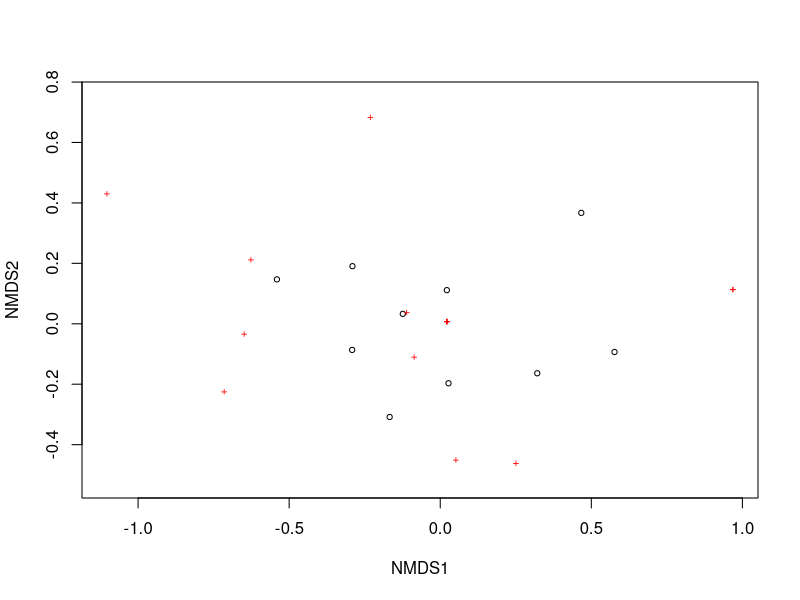
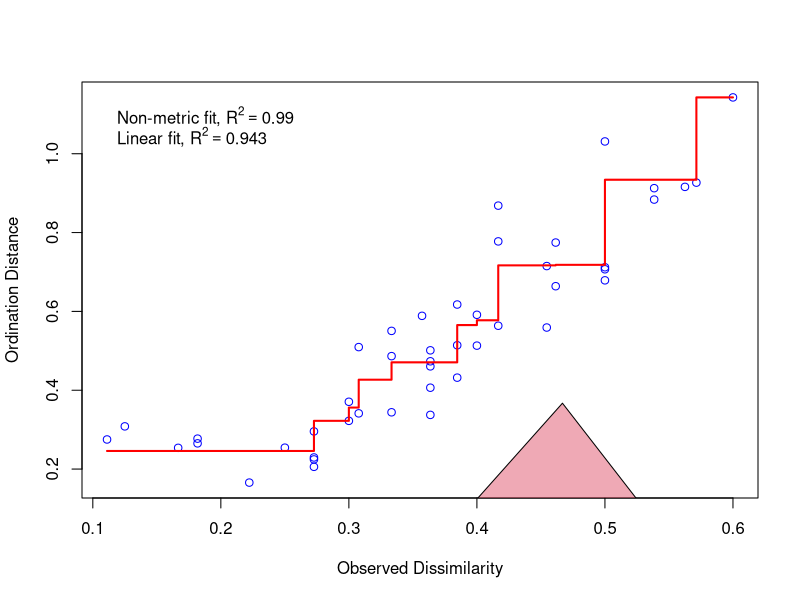

Here is the R script that generated these plots, in order: (Note: this script raises an error after producing the figures.)
# Dissertation NMDS Analysis
# Carla Leone
# 5th March, 2024

## Load the dataset and packages ----
install.packages("tidyverse")
install.packages("vegan")
library(tidyverse)
library(vegan)
library(readxl)

meta_richness <- read_excel("data/meta_richness.xlsx", 
                            sheet = "big_sheet (3)")
View(meta_richness)
meta_richness$habitat<- as.factor(meta_richness$habitat)

## NMDS Full Presence----
max_richness <- read_excel("data/phonic_richness.xlsx", 
                                       sheet = "full_presence (2)")
View(max_richness)
max_richness<- subset(max_richness, select = -c(knock))

max_richness<- max_richness %>%
  column_to_rownames(var = "site") # make site the name of the rows


### Make separate for habitats
habitats <- read_excel("data/meta_richness.xlsx", 
                         sheet = "habitats")
View(habitats)
habitats$habitat<- as.factor(habitats$habitat)


### Distance matrix calculation
sound_dist<- vegdist(max_richness, method="jaccard", binary= TRUE)
sound_dist

### NMDS
richness_nmds<- metaMDS(max_richness, #the community data
                    distance = "jaccard", # Using bray-curtis distance
                    try = 300)
richness_nmds
#stress = 0.099
#distance = jaccard
plot(richness_nmds)
stressplot(richness_nmds)

### Plots
ordihull(richness_nmds, # the nmds we created
         groups= habitats$habitat, #calling the groups from the mpa data frame we made
         draw = "polygon", # drawing polygons
         col = 1:3, # shading the polygons
         label = FALSE #removing labels from the polygons
) 

### permanova
#permanova
dist_full_richness<- vegdist(max_richness, method="jaccard")
perm_full_richness <- adonis2(dist_full_richness ~ habitat, data = habitats)

summary(perm_full_richness)
perm_full_richness
#significant p = 0.017
?pairwise.adonis()
?adonis2()
pairwise.adonis(dist_full_richness,habitats$habitat)

### SIMPER
basic_simper<- simper(max_richness,
                      distance= "jaccard",#our community data set
                      permutations = 999) # permutations to run

summary(basic_simper , ordered = TRUE) #summary is the total contrast.

habitat_simper<- simper(max_richness, 
                         habitats$habitat,
                        distance= "jaccard",
                         permutations = 999)
?simper()
summary(habitat_simper)
habitat_simper

### permatfull on pres/abs
x1<- permatfull(max_richness, strata = habitats$habitat)
summary(x1)
plot(x1)


## NMDS Full Relative Abundance ----
max_relative_abundance <- read_excel("data/phonic_richness.xlsx", 
                           sheet = "full_relative_abundance (2)")
View(max_relative_abundance)
max_relative_abundance<- subset(max_relative_abundance, select = -c(knock))

max_relative_abundance<- max_relative_abundance %>%
  column_to_rownames(var = "site") # make site the name of the rows


## Make separate for habitats
habitats <- read_excel("data/meta_richness.xlsx", 
                       sheet = "habitats")
View(habitats)
habitats$habitat<- as.factor(habitats$habitat)
habitats<- subset(habitats, select = -c(boats,wind, animals))
habitats<- habitats %>%
  column_to_rownames(var = "site")

### NMDS
relative_abundance_nmds<- metaMDS(dist_full_relative_abundance, #the community data
                        distance = "bray",# Using bray-curtis distance
                        try = 300)
relative_abundance_nmds
#stress = 0.0826
#distance = bray
plot(relative_abundance_nmds)
stressplot(relative_abundance_nmds)

### Plots

ordihull(relative_abundance_nmds, # the nmds we created
         groups= habitats$habitat, #calling the groups from the mpa data frame we made
         draw = "polygon", # drawing polygons
         col = 1:3, # shading the polygons
         label = FALSE #removing labels from the polygons
) 

### permanova
install.packages("pairwise.adonis")

dist_full_relative_abundance<- vegdist(max_relative_abundance, method="bray")
perm_full_relative_abundance <- adonis2(dist_full_relative_abundance ~ habitat, data = habitats)
pairwise1<- pairwise.adonis2(dist_full_relative_abundance ~ habitat, 
                 data =habitats, permutations = 999)
perm_full_relative_abundance
#not significant p = 0.182

#significant 

### SIMPER
basic_simper<- simper(max_relative_abundance,
                      distance= "bray",#our community data set
                      permutations = 999) # permutations to run

summary(basic_simper , ordered = TRUE) #summary is the total contrast.

habitat_simper<- simper(max_relative_abundance, 
                        habitats$habitat,
                        distance= "bray",
                        permutations = 999)
summary(habitat_simper)



## NMDS Full Occurrence ---- 
# Load the data
library(readxl)
full_occurrence <- read_excel("data/phonic_richness.xlsx", 
                            sheet = "full_occurrence (2)")
View(full_occurrence)
full_occurrence<- subset(full_occurrence, select = -c(knock))


# make the sites the row names
full_occurrence<- full_occurrence %>%
column_to_rownames(var = "site")

# calculating distances
full_occurence_distance<- vegdist(full_occurrence, method="bray")
full_occurence_distance

# make the nmds
full_occurrence_nmds<- metaMDS(full_occurrence, #the community data
                      distance = "bray",
               k=2,# Using bray-curtis distance
                      try = 300)

full_occurrence_nmds
#stress = 0.0798
# method of distance is bray curtis



### permanova
#permanova
dist_full_occurrence<- vegdist(full_occurrence, method="bray")
perm_full_occurrence <- adonis2(full_occurrence ~ habitat, data = habitats)

perm_full_occurrence
# significant with a p value =. 0.009, f = 3.4561, df habitat =3, df resid =7, df total =9
plot(full_occurrence_nmds)

ordihull(full_occurrence_nmds, # the nmds we created
         groups= habitats$habitat, #calling the groups from the mpa data frame we made
         draw = "polygon", # drawing polygons
         col = 1:3, # shading the plygons
         label = FALSE #removing labels from the plygons
) 


### SIMPER
basic_simper_full_occurence<- simper(full_occurrence,
                      distance= "bray",#our community data set
                      permutations = 999) # permutations to run

summary(basic_simper , ordered = TRUE) #summary is the total contrast.

habitat_simper<- simper(max_relative_abundance, 
                        habitats$habitat,
                        distance= "bray",
                        permutations = 999)
summary(habitat_simper)

# plotting with ggplot ----
data.scores <- as.data.frame(scores(activity_nmds))  #Using the scores function from vegan to extract the site scores and convert to a data.frame
data.scores$site <- rownames(data.scores)  # create a column of site names, from the rownames of data.scores
data.scores$habitat <- habitats  #  add the grp variable created earlier
head(data.scores) 

species.scores <- as.data.frame(scores(activity_nmds, "species"))  #Using the scores function from vegan to extract the species scores and convert to a data.frame
species.scores$species <- rownames(species.scores)  # create a column of species, from the rownames of species.scores
head(species.scores) 

grp.1 <- data.scores[data.scores$habitat == "1", ][chull(data.scores[data.scores$habitat == 
                                                                   "1", c("sites.NMDS1", "sites.NMDS2")]), ]  # hull values for grp A

grp.2 <- data.scores[data.scores$habitat == "2", ][chull(data.scores[data.scores$habitat == 
                                                                   "2", c("sites.NMDS1", "sites.NMDS2")]), ]  # hull values for grp B

grp.3 <- data.scores[data.scores$habitat == "3", ][chull(data.scores[data.scores$habitat == 
                                                                       "3", c("sites.NMDS1", "sites.NMDS2")]), ]  # hull values for grp B

hull.data <- rbind(grp.1, grp.2, grp.3)  #combine grp.a and grp.b
hull.data

library(tidyverse)
Colours <- c("#E69F00", "#56B4E9", "#009E73", "#F0E442", "#0072B2", "#D55E00")
names(Colours) <- c("BW", "LI", "SOSR", "WB", "WOSR", "WW")
Colours_darker <- darken(Colours, 0.4)
names(Colours_darker) <- c("BW", "LI", "SOSR", "WB", "WOSR", "WW")

(  activity_NMDS_plot <- ggplot() +
    geom_polygon(data=hull.data,aes(x=sites.NMDS1,y=sites.NMDS2,fill=habitat,group=habitat),alpha=0.30) + # add the convex hulls
    #geom_text(data=species.scores,aes(x=NMDS1,y=NMDS2,label=species),alpha=0.5) +  # add the species labels
    geom_point(data=data.scores,aes(x=sites.NMDS1,y=sites.NMDS2,colour=habitat),size=3) + # add the point markers
    #geom_text(data=data.scores,aes(x=NMDS1,y=NMDS2,label=site),size=6,vjust=0) +  # add the site labels
    scale_colour_manual(values=Colours) +
    scale_fill_manual(values=Colours) +
    # scale_x_continuous(limits = c(-1.4, 3), breaks = c(-1,0,1,2,3)) +
    # scale_y_continuous(limits = c(-1.4, 1.2), breaks = c(-1,-0.5,0, 0.5 ,1)) +
    scale_x_continuous(limits = c(-0.7, 1.6), breaks = c(-0.5,0,0.5,1,1.5)) +
    scale_y_continuous(limits = c(-0.7, 0.5), breaks = c(-0.5,-0.25,0,0.25,0.5)) +
    #coord_equal() 
    ggtitle("Invertebrates") +
    theme(plot.title = element_text(hjust = 0.5)))

# SIMPER 
basic_simper_activity<- simper(activity_nmds, #our community data set
                      permutations = 999) # permutations to run

summary(basic_simper , ordered = TRUE) #summary is the total contrast.

habitat_simper<- simper(activity, 
                        habitats$habitat,
                        permutations = 999)
summary(habitat_simper, ordered = T)
stressplot(nmds)
ordiplot(nmds, type= "text")


## NMDS Low Relative Abundance ----
# import the dataset
low_relative_abundance <- read_excel("data/phonic_richness.xlsx", 
                            sheet = "low_relative_abundance (2)")

low_relative_abundance<- subset(low_relative_abundance, select = -c(13) ) #remove unnecessary columns
low_relative_abundance<- low_relative_abundance %>%
  column_to_rownames(var = "site")
View(low_relative_abundance)
# Make the nmds
low_abundance_nmds<- metaMDS(low_relative_abundance, #the community data
           distance = "bray",
           k=2, # Using bray-curtis distance
           try = 300)
low_abundance_nmds
# stress = 0.066
plot(low_abundance_nmds)
abundance_simper_habitat<- simper(abundances,
                                  habitats$habitat,#our community data set
                          permutations = 999) # permutations to run
summary(abundance_simper_habitat)
### permanova
dist_low_abundance<- vegdist(low_relative_abundance, method="bray")
perm_low_abundance <- adonis2(dist_low_abundance ~ habitat, data = habitats)

perm_low_abundance
#not significant , p = 0.083


### Plots
ordihull(low_abundance_nmds, # the nmds we created
         groups= habitats$habitat, #calling the groups from the mpa data frame we made
         draw = "polygon", # drawing polygons
         col = 1:3, # shading the plygons
         label = FALSE #removing labels from the plygons
) 

### SIMPER
basic_simper<- simper(abundance_nmds, #our community data set
                      permutations = 999) # permutations to run

summary(basic_simper , ordered = TRUE) #summary is the total contrast.

habitat_simper<- simper(presence_nmds, 
                        habitats$habitat,
                        permutations = 999)
summary(habitat_simper)


## NMDS Low presence ----
low_presence<- read_excel("data/phonic_richness.xlsx", 
                                      sheet = "low_presence (2)")
View(low_presence)
low_presence<- subset(low_presence, select = -c(habitat) ) #remove unnecessary columnsc

low_presence<- low_presence %>%
  column_to_rownames(var = "site")
View(low_presence)

##nmds
nmds_low_presence<-  metaMDS(low_presence, #the community data
                                            distance = "jaccard",
                             autotransform = F,
                             # Using bray-curtis distance
                                            try = 300)

nmds_low_presence
# stress = 0.077
plot(nmds_low_presence)
stressplot(nmds_low_presence)
ordiplot(nmds_low_presence, type= "text")

View(habitats)
habitats<- subset(habitats, select= -c(boats,wind, animals ))

#permanova
dist_low_presence<- vegdist(low_presence, method="jaccard")
perm_low_presence <- adonis2(dist_low_presence ~ habitat, data = habitats)

summary(perm_low_presence)
perm_low_presence
# not significant, p = 0.525

#simper
basic_simper<- simper(low_presence, #our community data set
                      permutations = 999) # permutations to run

summary(basic_simper , ordered = TRUE) #summary is the total contrast.

habitat_simper<- simper(nmds_low_richness_matrix, 
                        habitats$habitat,
                        permutations = 999)
summary(habitat_simper)
#plot
plot.new()
ordihull(nmds_low_presence, # NMDS results object
         groups = habitats$habitat, # Grouping variable
         draw = "polygon", # Draw polygons
         col = 1:3, # Specify colors for polygons
         label = FALSE # Remove labels from polygons
)

## NMDS low Occurrence ----
low_occurrence<- read_excel("data/phonic_richness.xlsx", 
                                      sheet = "low_activity (2)")
View(low_occurrence)
low_occurrence<- subset(low_occurrence, select = -c(habitat))
low_occurrence<- low_occurrence %>%
  column_to_rownames(var = "site")

##nmds
nmds_low_occurrence<-  metaMDS(low_occurrence, #the community data
                             distance = "bray",
                             autotransform = F,
                             # Using bray-curtis distance
                             try = 300)

nmds_low_occurrence
#stress = 0.067

stressplot(nmds_low_abundance)
ordiplot(nmds_low_occurrence, type= "text")
?ordiplot
plot(nmds_low_occurrence)

ordihull(nmds_low_occurrence, # the nmds we created
         groups= habitats$habitat, #calling the groups from the mpa data frame we made
         draw = "polygon", # drawing polygons
         col = 1:3, # shading the plygons
         label = FALSE #removing labels from the plygons
) 


## adding habitat
habitats <- read_excel("data/meta_richness.xlsx", 
                       sheet = "habitats")
View(habitats)
habitats$habitat<- as.factor(habitats$habitat)

# Try PERMANOVA
dist_low_occurrence<- vegdist(low_occurrence, method="bray")
perm_low_occurrence <- adonis2(low_occurrence ~ habitat, data = habitats)

summary(perm_low_occurrence)
perm_low_occurrence
# is significant: 0.033 = p

#simper
basic_simper<- simper(nmds_low_abundance_matrix, #our community data set
                      permutations = 999) # permutations to run

summary(basic_simper , ordered = TRUE) #summary is the total contrast.
# none have significant p values, but highest ratio is the thump

habitat_simper<- simper(dist_low_occurrence, 
                        habitats$habitat,
                        permutations = 999)
summary(habitat_simper)
w# difference between 1-2 = knock
# difference between 1-3 = croak and knock
# difference between 2-3 = low long grunt

##Plot
ordihull(nmds_low_abundance_matrix, # the nmds we created
         groups= habitats$habitat, #calling the groups from the mpa data frame we made
         draw = "polygon", # drawing polygons
         col = 1:3, # shading the plygons
         label = FALSE #removing labels from the plygons
) 

## low occurrence nmds----
nmds_low_activity_matrix<- read_excel("data/meta_richness.xlsx", 
                                       sheet = "low_activity")
View(nmds_low_activity_matrix)
nmds_low_activity_matrix<- subset(nmds_low_activity_matrix, select = -c(simpsons,habitat, max_richness) ) #remove unnecessary columnsc


nmds_low_activity_matrix<- nmds_low_activity_matrix %>%
  column_to_rownames(var = "site")
View(nmds_low_abundance_matrix)

##nmds
nmds_low_activity<-  metaMDS(nmds_low_activity_matrix, #the community data
                              distance = "bray",
                              autotransform = T,
                              # Using bray-curtis distance
                              try = 300)

nmds_low_activity
plot(nmds_low_abundance)
stressplot(nmds_low_activity)
ordiplot(nmds_low_activity, type= "text")

ordihull(nmds_low_abundance_matrix, # the nmds we created
         groups= habitats$habitat, #calling the groups from the mpa data frame we made
         draw = "polygon", # drawing polygons
         col = 1:3, # shading the plygons
         label = FALSE #removing labels from the plygons
) 


## adding habitat
habitats <- read_excel("data/meta_richness.xlsx", 
                       sheet = "habitats")
View(habitats)
habitats$habitat<- as.factor(habitats$habitat)

# Try PERMANOVA
dist_low_activity<- vegdist(nmds_low_activity_matrix, method="bray")
perm_low_activity <- adonis2(dist_low_activity ~ habitat, data = habitats)

summary(perm_low_abundance)
perm_low_activity
#significant


#simper
basic_simper<- simper(nmds_low_abundance_matrix, #our community data set
                      permutations = 999) # permutations to run

summary(basic_simper , ordered = TRUE) #summary is the total contrast.
# none have significant p values, but highest ratio is the thump

habitat_simper<- simper(nmds_low_abundance_matrix, 
                        habitats$habitat,
                        permutations = 999)
summary(habitat_simper)
# difference between 1-2 = knock
# difference between 1-3 = croak and knock
# difference between 2-3 = low long grunt

##Plot
ordihull(nmds_low_activity_matrix, # the nmds we created
         groups= habitats$habitat, #calling the groups from the mpa data frame we made
         draw = "polygon", # drawing polygons
         col = 1:3, # shading the plygons
         label = FALSE #removing labels from the plygons
) 

## Richness vs time ----
class(meta_richness$time)
View(meta_richness)
View(richness)
richness$richness<- as.numeric(richness$richness)

#Compute average richness for each time point and habitat category
df_avg <- richness %>%
  group_by(time,habitat) %>%
  summarise(avg_richness = mean(max_richnes),
            sd_richness = sd(max_richnes),
            se_richness = sd(max_richnes) /sqrt(n()))%>%
              ungroup()
#gives the stats for each habitat at each time point. Has taken the average richness of each habitat for each time.

### Group by site
df_avg_site<- richness %>%
  group_by(time,site) %>%
  summarise(avg_richness = mean(richness),
            sd_richness = sd(richness),
            se_richness = sd(richness) /sqrt(n()))%>%
  ungroup()

View(df_avg)

### Plot by habitat
ggplot(df_avg, aes(x = time, y = avg_richness, color = habitat)) +
  geom_line() +  # Add lines
  geom_point() +  # Add points
  labs(x = "Time", y = "Average Richness", color = "Habitat Category") +  # Labels
  theme_minimal()  # Optional: change theme if desired

### plot by site
ggplot(df_avg_site, aes(x = time, y = avg_richness, color = site)) +
  geom_line() +  # Add lines
  geom_point() +  # Add points
  labs(x = "Time", y = "Average Richness", color = "Habitat Category") +  # Labels
  theme_minimal()  # Optional: change theme if desired


### Using the full dataset richness to plot and adding error bars
ggplot(richness, aes(x = time, y = richness, color = habitat)) +
  stat_summary(fun.data = mean_se, geom = "line") +  # Add lines with mean and standard error
  stat_summary(fun.data = mean_se, geom = "point") +  # Add points with mean and standard error
  stat_summary(fun.data = mean_se, geom = "errorbar", width = 0.1) +  # Add error bars with standard error
  labs(x = "Time", y = "Richness", color = "Habitat Category") +  # Labels
  theme_minimal()

## Boat Presence ----
